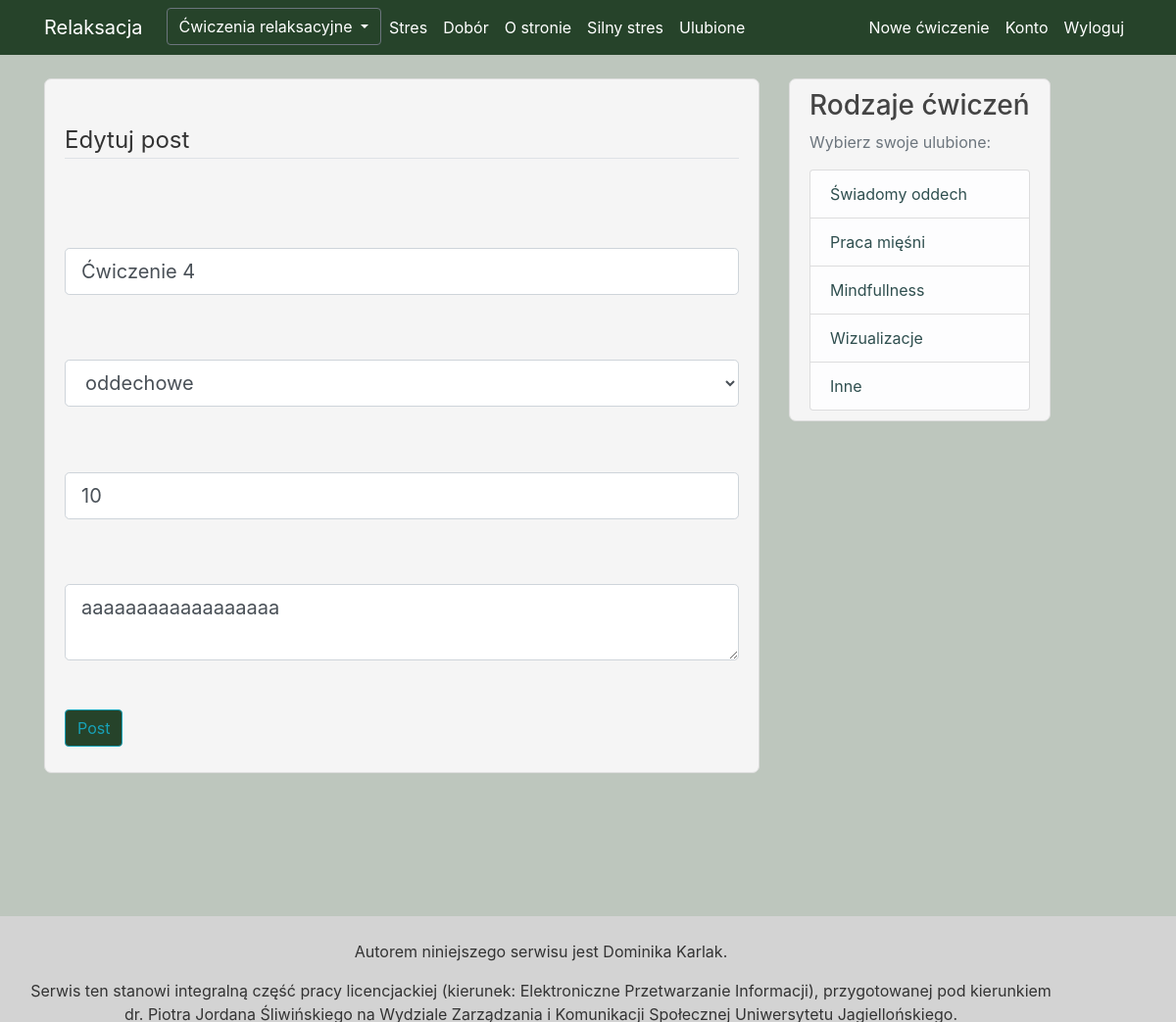
The app's page /post/2/update (signed in) with its own data.
### Relaks/models.py (models this page shows, shortened)
class Post(db.Model):
    id = db.Column(db.Integer, primary_key=True, autoincrement=True)
    name = db.Column(db.String(100), nullable=True)
    category = db.Column(db.String(100), nullable=True)
    time = db.Column(db.Integer, nullable=True)
    content = db.Column(db.Text, nullable=True)
    user_id = db.Column(db.Integer, db.ForeignKey('user.id'), nullable=False)
    fav = db.relationship('Favourite', backref='fav', lazy=True)
    comments = db.relationship("Comment", backref='article', lazy=True)

### Relaks/routes.py (the view)
@app.route("/post/<int:post_id>/update", methods=['GET', 'POST'])
@login_required
def update_post(post_id):
    post = Post.query.get_or_404(post_id)
    if post.author != current_user:
        abort(403)
    form = PostForm()
    if form.validate_on_submit():
        post.name = form.name.data
        post.category = form.category.data
        post.time = form.time.data
        post.content = form.content.data
        db.session.commit()
        flash("Twój post został edytowany", 'success')
        return redirect(url_for('post', post_id=post.id))
    elif request.method == 'GET':
        form.name.data = post.name
        form.category.data = post.category
        form.time.data = post.time
        form.content.data = post.content
    return render_template('update.html', title=update_post, post=post, form=form, legend='Edytuj post')

### Relaks/forms.py
class PostForm(FlaskForm):
    name = StringField('Tytuł', validators=[DataRequired()])
    category = SelectField('Kategoria', validators=[DataRequired()], choices=[('oddechowe'), ('mięśniowe'),
                                                                              ('mindfullness'), ('wizualizacje'),
                                                                              ('inne')])
    time = IntegerField('Czas trwania', validators=[DataRequired()])
    content = TextAreaField('Zawartość', validators=[DataRequired()])
    submit = SubmitField('Post')

### Relaks/models.py (called while the page is built)
@login_manager.user_loader
def load_user(user_id):
    return User.query.get(int(user_id))

### Relaks/templates/update.html (shortened to what this page needs)
{% extends "layout.html" %}
{% block content %}
<div class="content-section">
        <form method="POST" action="">
            <fieldset class="form-group">
                <legend class="border-bottom mb-4"> {{ legend }} </legend>
                <div class="form-group">
                    {% if form.name.errors %}
                        {{ form.name(class="form-control form-control-lg is-invalid") }}
                        <div class="invalid-feedback">
                            {% for error in form.name.errors %}
                                <span>{{ error }}</span>
                            {% endfor %}
                        </div>
                    {% else %}
                        {{ form.name(class="form-control form-control-lg") }}
                    {% endif %}
                </div>
                <div class="form-group">
                        {% if form.category.errors %}
                            {{ form.category(class="form-control form-control-lg is-invalid") }}
                            <div class="invalid-feedback">
                                {% for error in form.category.errors %}
                                    <span>{{ error }}</span>
                                {% endfor %}
                            </div>
                        {% else %}
                            {{ form.category(class="form-control form-control-lg") }}
                        {% endif %}
                    </div>
                <div class="form-group">
                        {% if form.time.errors %}
                            {{ form.time(class="form-control form-control-lg is-invalid") }}
                            <div class="invalid-feedback">
                                {% for error in form.time.errors %}
                                    <span>{{ error }}</span>
                                {% endfor %}
                            </div>
                        {% else %}
                            {{ form.time(class="form-control form-control-lg") }}
                        {% endif %}
                </div>
                <div class="form-group">
                    {% if form.content.errors %}
                        {{ form.content(class="form-control form-control-lg is-invalid") }}
                        <div class="invalid-feedback">
                            {% for error in form.content.errors %}
                                <span>{{ error }}</span>
                            {% endfor %}
                        </div>
                    {% else %}
                        {{ form.content(class="form-control form-control-lg") }}
                    {% endif %}
                </div>
            </fieldset>
            <div class="form-group">
                {{ form.submit(class="btn btn-outline-info") }}
            </div>
        </form>
    </div>
{% endblock content %}

### Relaks/static/main.css (style rules this page uses)
body { background-color: #bdc6bd; color: #333333; margin-top: 5rem; }
.content-section { background-color: whitesmoke; padding: 10px 20px; border: 1px solid #dddddd; border-radius: 7px; margin-bottom: 20px; }
.btn { background-color: #26432a; }
.form-group { margin-top: 5%; }

### records on screen
Post: name "Ćwiczenie 4", category "oddechowe", time "10", content "aaaaaaaaaaaaaaaaaa"

### other values on screen
{{ legend }} "Edytuj post"
